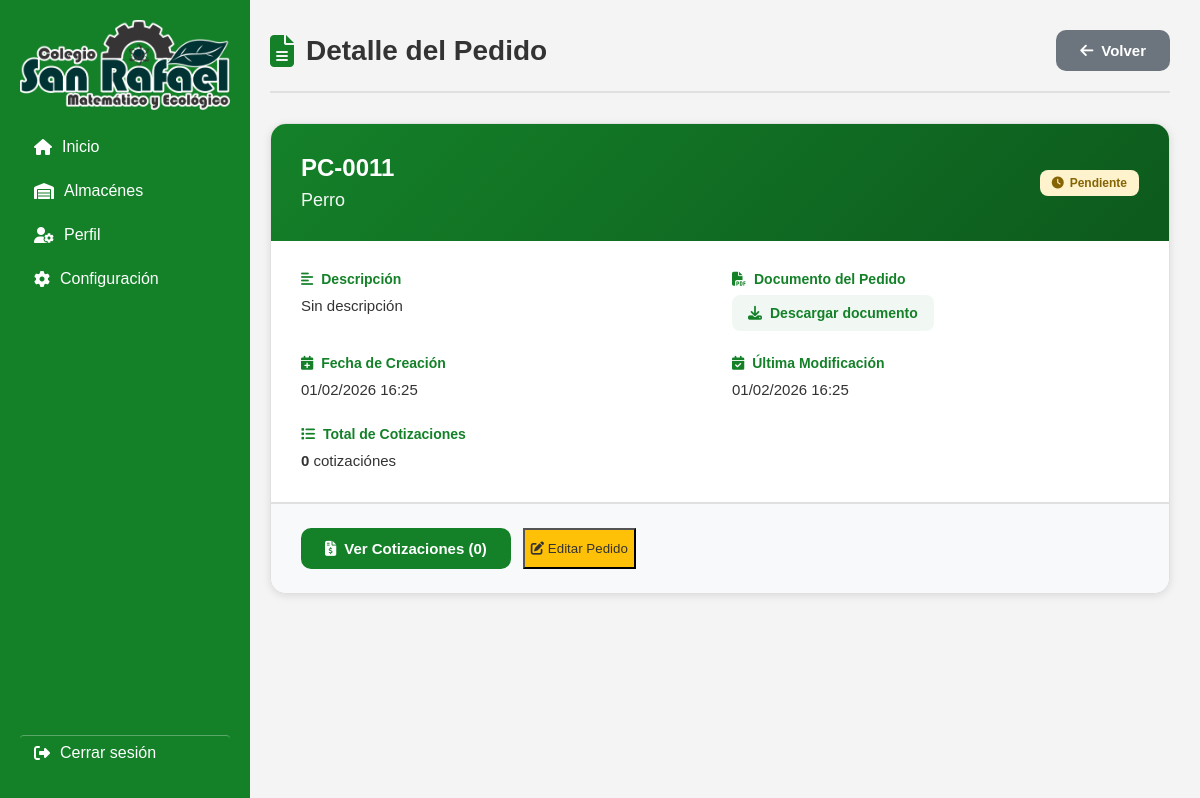
Page /detalle-pedido-compra/11/ on the committed database.
### app1/models.py (models this page shows, shortened)
class PedidoCompra(models.Model):
    ESTADO_CHOICES = [
        ('PEND', 'Pendiente'),
        ('COMP', 'Completado'),
        ('ENTR', 'Entregado'),
    ]
    id_pedido = models.AutoField(primary_key=True)
    nombre = models.CharField(max_length=200)
    descripcion = models.TextField(blank=True, null=True)
    archivo = models.FileField(upload_to='pedidos_compra/', null=True, blank=True)  # Ahora opcional
    estado = models.CharField(max_length=4, choices=ESTADO_CHOICES, default='PEND')
    fecha_creacion = models.DateTimeField(auto_now_add=True)
    fecha_modificacion = models.DateTimeField(auto_now=True)
    documento_entrega = models.FileField(upload_to='documentos_entrega/', null=True, blank=True)
    fecha_entrega = models.DateTimeField(null=True, blank=True)
    def total_cotizaciones(self):
        return self.cotizaciones.count()
    def cotizacion_seleccionada(self):
        return self.cotizaciones.filter(estado='SELEC').first()
    class Meta:
        db_table = 'pedidos_compra'
        verbose_name = 'Pedido de Compra'
        verbose_name_plural = 'Pedidos de Compra'
        ordering = ['-fecha_creacion']

### app1/view/views.py (the view)
# urls.py: path('detalle-pedido-compra/<int:id_pedido>/', views.DetallePedido, name='DetallePedido'),
def DetallePedido(request, id_pedido):
    pedido = get_object_or_404(PedidoCompra, id_pedido=id_pedido)
    items = pedido.items.all()
    context = {
        'pedido': pedido,
        'items': items,
        'total_items': items.count(),
    }
    return render(request, 'almacenes/almgeneral/Pedido_Compra/DetallePedido.html', context)

### templates/almacenes/almgeneral/Pedido_Compra/Detallepedido.html (shortened to what this page needs)
{% extends 'layout.html' %}
{% load static %}
{% block content %}
<link rel="stylesheet" href="{% static 'almacenes/almgeneral/PedidosCompra.css' %}">
<div class="pedidos-container">
  <div class="pedidos-header">
    <h1>
      <i class="fa-solid fa-file-alt"></i>
      Detalle del Pedido
    </h1>
    <button class="btn-secondary" onclick="window.location.href='{% url 'PedidosCompra' %}'">
      <i class="fa-solid fa-arrow-left"></i>
      Volver
    </button>
  </div>
  <div class="detalle-card">
    <div class="detalle-header">
      <div>
        <h2>PC-{{ pedido.id_pedido|stringformat:"04d" }}</h2>
        <p class="pedido-nombre">{{ pedido.nombre }}</p>
      </div>
      <div>
        {% if pedido.estado == 'PEND' %}
          <span class="badge estado-pendiente">
            <i class="fa-solid fa-clock"></i>
            Pendiente
          </span>
        {% elif pedido.estado == 'COMP' %}
          <span class="badge estado-completado">
            <i class="fa-solid fa-check"></i>
            Completado
          </span>
        {% elif pedido.estado == 'ENTR' %}
          <span class="badge estado-entregado">
            <i class="fa-solid fa-box-open"></i>
            Entregado
          </span>
        {% endif %}
      </div>
    </div>
    <div class="detalle-body">
      <div class="info-grid">
        <div class="info-item">
          <label><i class="fa-solid fa-align-left"></i> Descripción</label>
          <p>{{ pedido.descripcion|default:"Sin descripción" }}</p>
        </div>
        <div class="info-item">
          <label><i class="fa-solid fa-file-pdf"></i> Documento del Pedido</label>
          <a href="{{ pedido.archivo.url }}" target="_blank" class="archivo-download">
            <i class="fa-solid fa-download"></i>
            Descargar documento
          </a>
        </div>
        <div class="info-item">
          <label><i class="fa-solid fa-calendar-plus"></i> Fecha de Creación</label>
          <p>{{ pedido.fecha_creacion|date:"d/m/Y H:i" }}</p>
        </div>
        <div class="info-item">
          <label><i class="fa-solid fa-calendar-check"></i> Última Modificación</label>
          <p>{{ pedido.fecha_modificacion|date:"d/m/Y H:i" }}</p>
        </div>
        <div class="info-item">
          <label><i class="fa-solid fa-list"></i> Total de Cotizaciones</label>
          <p><strong>{{ pedido.total_cotizaciones }}</strong> cotización{{ pedido.total_cotizaciones|pluralize:"es" }}</p>
        </div>
      </div>
    </div>
    <div class="detalle-footer">
      <button class="btn-primary" onclick="window.location.href='{% url 'CotizacionesPedido' pedido.id_pedido %}'">
        <i class="fa-solid fa-file-invoice-dollar"></i>
        Ver Cotizaciones ({{ pedido.total_cotizaciones }})
      </button>
      {% if pedido.estado == 'PEND' %}
      <button class="btn-warning" onclick="window.location.href='{% url 'EditarPedido' pedido.id_pedido %}'">
        <i class="fa-solid fa-edit"></i>
        Editar Pedido
      </button>
      {% endif %}
    </div>
  </div>
</div>
{% endblock %}

### css/layout.css (style rules this page uses)
body { margin: 0; font-family: Arial, sans-serif; background-color: #f4f4f4; }

### css/almacenes/almgeneral/PedidosCompra.css (style rules this page uses)
.pedidos-container { padding: 30px; background-color: transparent; min-height: calc(100vh - 60px); }
.pedidos-header { display: flex; align-items: center; justify-content: space-between; margin-bottom: 30px; padding-bottom: 20px; border-bottom: 2px solid #e0e0e0; }
.pedidos-header h1 { font-size: 28px; color: #333; font-weight: 600; display: flex; align-items: center; gap: 12px; margin: 0; }
.pedidos-header h1 i { color: #148129; font-size: 32px; }
.btn-primary, .btn-secondary, .btn-limpiar { padding: 12px 24px; border: none; border-radius: 10px; font-size: 15px; font-weight: 600; cursor: pointer; transition: all 0.3s; display: inline-flex; align-items: center; gap: 8px; }
.btn-primary { background: #148129; color: white; }
.btn-secondary { background: #6c757d; color: white; }
.badge { display: inline-flex; align-items: center; gap: 6px; padding: 6px 12px; border-radius: 8px; font-size: 12px; font-weight: 600; white-space: nowrap; }
.estado-pendiente { background: #fff3cd; color: #856404; }
.btn-warning { background: #ffc107; color: #333; }

### templates/almacenes/almgeneral/Pedido_Compra/Detallepedido.html (style rules this page uses)
.detalle-card { background: white; border-radius: 16px; overflow: hidden; border: 1px solid #e0e0e0; box-shadow: 0 2px 8px rgba(0,0,0,0.1); }
.detalle-header { background: linear-gradient(135deg, #148129 0%, #0d5a1d 100%); color: white; padding: 30px; display: flex; justify-content: space-between; align-items: center; }
.detalle-header h2 { font-size: 24px; margin: 0 0 8px 0; font-weight: 700; }
.pedido-nombre { font-size: 18px; margin: 0; opacity: 0.95; }
.detalle-body { padding: 30px; }
.info-grid { display: grid; grid-template-columns: repeat(auto-fit, minmax(300px, 1fr)); gap: 24px; }
.info-item label { display: block; font-weight: 600; color: #148129; margin-bottom: 8px; font-size: 14px; display: flex; align-items: center; gap: 8px; }
.info-item p { color: #333; font-size: 15px; margin: 0; line-height: 1.5; }
.archivo-download { display: inline-flex; align-items: center; gap: 8px; padding: 10px 16px; background: #f1f8f4; border-radius: 8px; color: #148129; text-decoration: none; font-weight: 600; transition: all 0.3s; font-size: 14px; }
.detalle-footer { padding: 24px 30px; background: #f8f9fa; border-top: 2px solid #e0e0e0; display: flex; gap: 12px; flex-wrap: wrap; }

### rows in the picture
PedidoCompra: id_pedido "0011", nombre "Perro", descripcion "Sin descripción", fecha_creacion "01/02/2026 16:25", fecha_modificacion "01/02/2026 16:25", total_cotizaciones "0"
